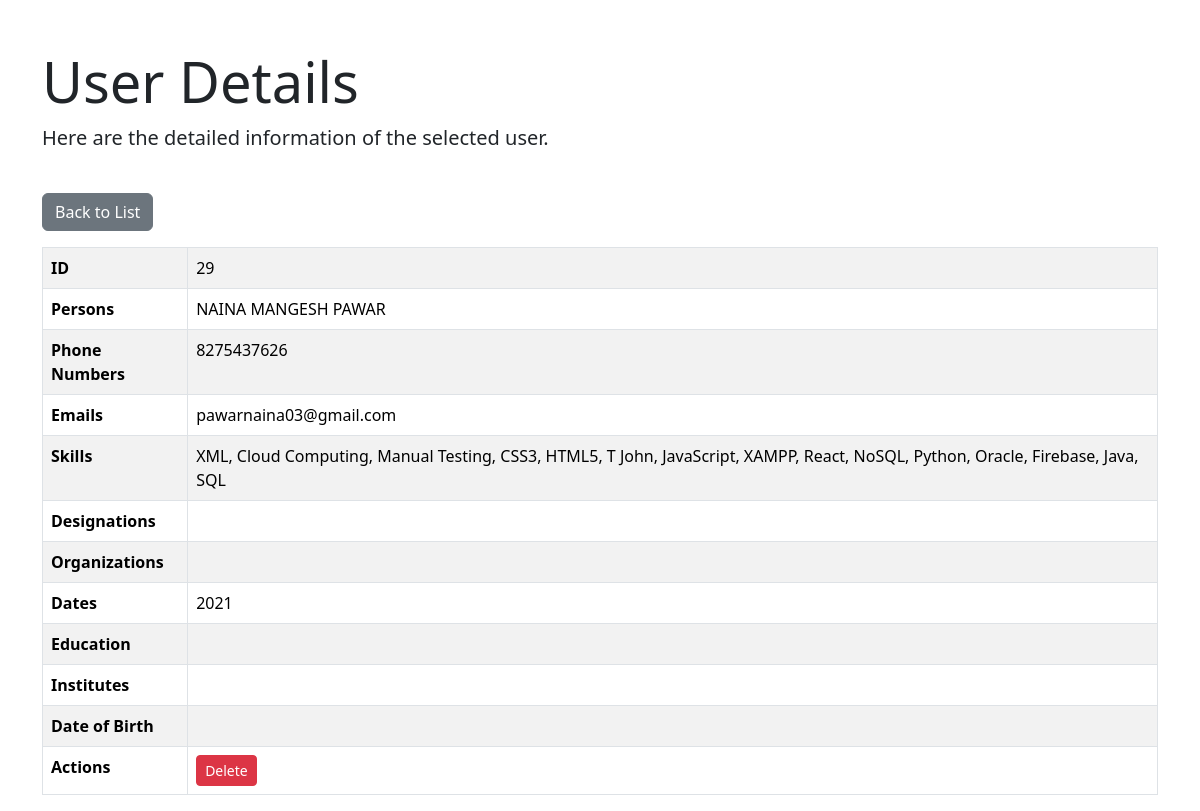
The app's page /app1/home/29 (signed in) with its own data.
### app1/models.py (models this page shows, shortened)
class Entity(models.Model):
    persons = models.JSONField(default=list)  # Store list of persons (names)
    phone_numbers = models.JSONField(default=list)  # Store phone numbers
    emails = models.JSONField(default=list)  # Store emails
    skills = models.JSONField(default=list)  # Store skills
    designations = models.JSONField(default=list)  # Store job titles
    organizations = models.JSONField(default=list)  # Store organizations
    dates = models.JSONField(default=list)  # Store various dates
    educations = models.JSONField(default=list)  # Store education qualifications
    institutes = models.JSONField(default=list)  # Store institutions
    date_of_birth = models.JSONField(default=list)  # Store dates of birth

### app1/views.py (the view)
# urls.py: path('home/<int:entity_id>', user_details, name='user_details'),
def user_details(request, entity_id):
    entity = get_object_or_404(Entity, id=entity_id)
    if request.method == 'POST':
        id = request.POST.get('delete')
        a = Entity.objects.get(id = id)
        a.delete()
        return redirect('home')
    return render(request, 'user_details.html', {'entity': entity})

### app1/templates/user_details.html (shortened to what this page needs)
{% extends 'base.html' %}
{% block content %}
{%if user.is_authenticated%}
<div class="container mt-5">
    <div class="row mb-4">
        <div class="col-12">
            <h1 class="display-4">User Details</h1>
            <p class="lead">Here are the detailed information of the selected user.</p>
        </div>
    </div>
    <div class="row mb-3">
        <div class="col-12">
            <a href="{% url 'home' %}" class="btn btn-secondary">Back to List</a>
        </div>
    </div>
    <div class="row">
        <div class="col-12">
            <table class="table table-bordered table-striped">
                <tr>
                    <th>ID</th>
                    <td>{{ entity.id }}</td>
                </tr>
                <tr>
                    <th>Persons</th>
                    <td>{{ entity.persons|join:', ' }}</td>
                </tr>
                <tr>
                    <th>Phone Numbers</th>
                    <td>{{ entity.phone_numbers|join:', ' }}</td>
                </tr>
                <tr>
                    <th>Emails</th>
                    <td>{{ entity.emails|join:', ' }}</td>
                </tr>
                <tr>
                    <th>Skills</th>
                    <td>{{ entity.skills|join:', ' }}</td>
                </tr>
                <tr>
                    <th>Designations</th>
                    <td>{{ entity.designations|join:', ' }}</td>
                </tr>
                <tr>
                    <th>Organizations</th>
                    <td>{{ entity.organizations|join:', ' }}</td>
                </tr>
                <tr>
                    <th>Dates</th>
                    <td>{{ entity.dates|join:', ' }}</td>
                </tr>
                <tr>
                    <th>Education</th>
                    <td>{{ entity.educations|join:', ' }}</td>
                </tr>
                <tr>
                    <th>Institutes</th>
                    <td>{{ entity.institutes|join:', ' }}</td>
                </tr>
                <tr>
                    <th>Date of Birth</th>
                    <td>{{ entity.date_of_birth|join:', ' }}</td>
                </tr>
                <tr>
                    <th>Actions</th>
                    <td>
                        <form action="/app1/home/{{ entity.id }}" method="POST" style="display:inline;">
                            <button type="submit" class="btn btn-danger btn-sm">Delete</button>
                        </form>
                    </td>
                </tr>
            </table>
        </div>
    </div>
</div>
{%endif%}
{% endblock %}

### records on screen
Entity: id "29", persons "NAINA MANGESH PAWAR", phone_numbers "8275437626", emails "pawarnaina03@gmail.com", skills "XML, Cloud Computing, Manual Testing, CSS3, HTML5, T John, JavaScript, XAMPP, React, NoSQL, Python, Oracle, Firebase, Java, SQL", dates "2021"
